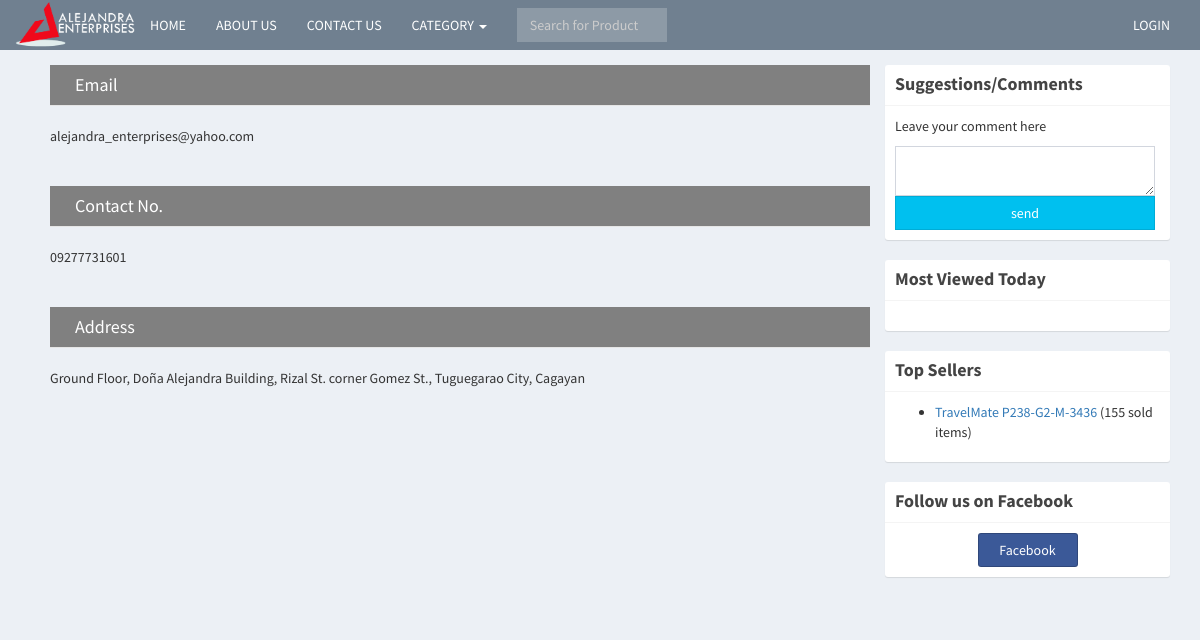
The app's page /contactus2.php with its own data.
### tables this page shows
CREATE TABLE `contactus` (
  `id` int(11) NOT NULL,
  `email` varchar(255) NOT NULL,
  `contactno` varchar(255) NOT NULL,
  `address` varchar(255) NOT NULL
);

CREATE TABLE `cart` (
  `id` int(11) NOT NULL,
  `user_id` int(11) NOT NULL,
  `product_id` int(11) NOT NULL,
  `quantity` int(11) NOT NULL,
  `transaction_no` varchar(255) NOT NULL
);

CREATE TABLE `products` (
  `id` int(11) NOT NULL,
  `category_id` int(11) NOT NULL,
  `name` text NOT NULL,
  `description` text NOT NULL,
  `slug` varchar(200) NOT NULL,
  `price` double NOT NULL,
  `discount` double NOT NULL,
  `photo` varchar(200) NOT NULL,
  `date_view` date NOT NULL,
  `counter` int(11) NOT NULL,
  `featured` varchar(255) NOT NULL
);

### contactus2.php (the view, shortened to what this page needs)
<!DOCTYPE html>
<html>
<head>
</head>
<?php include 'includes/session.php'; ?>
<?php include 'includes/header.php'; ?>
<body class="hold-transition skin-blue layout-top-nav">
<div class="wrapper">
	<?php include 'includes/navbar.php'; ?>
	   <div class="content-wrapper">
	    <div class="container">
	      <section class="content">
	        <div class="row">
	        	<div class="col-sm-9">
	        			       		 <?php
$conn = $pdo->open();
 $stmt1 = $conn->prepare("SELECT * FROM contactus WHERE id=1");
  $stmt1->execute();
  $row = $stmt1->fetch();
                    ?>
                     <fieldset style="box-shadow: black; margin-left:5px;"><legend style="background: grey; color:white;"><h4 style="margin-left: 25px;">Email</h4></legend>
                        <?php echo $row['email'] ; ?>
                    </fieldset>
                    <br>
                    <br>
                    <fieldset style="box-shadow: black; margin-left:5px;"><legend style="background: grey; color:white;"><h4 style="margin-left: 25px;">Contact No.</h4></legend>
                        <?php echo $row['contactno'] ; ?>
                    </fieldset>
                    <br>
                    <br>
                    <fieldset style="box-shadow: black; margin-left:5px;"><legend style="background: grey; color:white;"><h4 style="margin-left: 25px;">Address</h4></legend>
                        <?php echo $row['address'] ; ?>
</div>
	   				<body>
	        		<div class="col-sm-3">
	        		<?php include 'includes/sidebar.php'; ?>
	        	</div>
</section>
	        </div>
</div>
</body>
</html>

### includes/sidebar.php (shortened to what this page needs)
<div class="row">
	<div class="box box-solid">
	  	<div class="box-header with-border">
	    	<h3 class="box-title"><b>Suggestions/Comments</b></h3>
	  	</div>
	  	<div class="box-body">
	    	<p>Leave your comment here</p>
	    	<form method="POST" action="">
		    	<div class="input-group">
	                <textarea name="comment" style="height: 50px; width:260px" class="form-control"></textarea>
	                    <button style="width: 260px;" type="submit" name="sendcomment" class="btn btn-info btn-flat"> send</button>
	            </div>
		    </form>
	  	</div>
	</div>
</div>
<div class="row">
	<div class="box box-solid">
	  	<div class="box-header with-border">
	    	<h3 class="box-title"><b>Most Viewed Today</b></h3>
	  	</div>
	  	<div class="box-body">
	  	</div>
	</div>
</div>
<div class="row">
	<div class="box box-solid">
	  	<div class="box-header with-border">
	    	<h3 class="box-title"><b>Top Sellers</b></h3>
	  	</div>
	  	<div class="box-body">
	  		<ul>
	  		<?php
	  			$now = date('Y-m-d');
	  			$conn = $pdo->open();
	  			$stmt = $conn->prepare("SELECT * FROM cart LEFT JOIN products ON products.id=cart.product_id WHERE cart.quantity>10 ORDER BY cart.quantity DESC LIMIT 10");
	  			$stmt->execute(['now'=>$now]);
	  			foreach($stmt as $row){
	  				echo "<li><a href='product.php?product=".$row['slug']."'>".$row['name']."</a> (".$row['quantity']." sold items)</li>";
	  			}
	  		?>
	  	</div>
	</div>
</div>
<div class="row">
	<div class='box box-solid'>
	  	<div class='box-header with-border'>
	    	<h3 class='box-title'><b>Follow us on Facebook</b></h3>
	  	</div>
	  	<div class='box-body'align="center">
	    	<a href="https://www.facebook.com/alejandra-enterprises-1219632988078234/" class="btn btn-facebook" style="width:100px;">Facebook</a>
	  	</div>
	</div>
</div>

### records on screen
contactus: email "alejandra_enterprises@yahoo.com", contactno "09277731601", address "Ground Floor, Doña Alejandra Building, Rizal St. corner Gomez St., Tuguegarao City, Cagayan"
cart: product.name "TravelMate P238-G2-M-3436", quantity "155"
